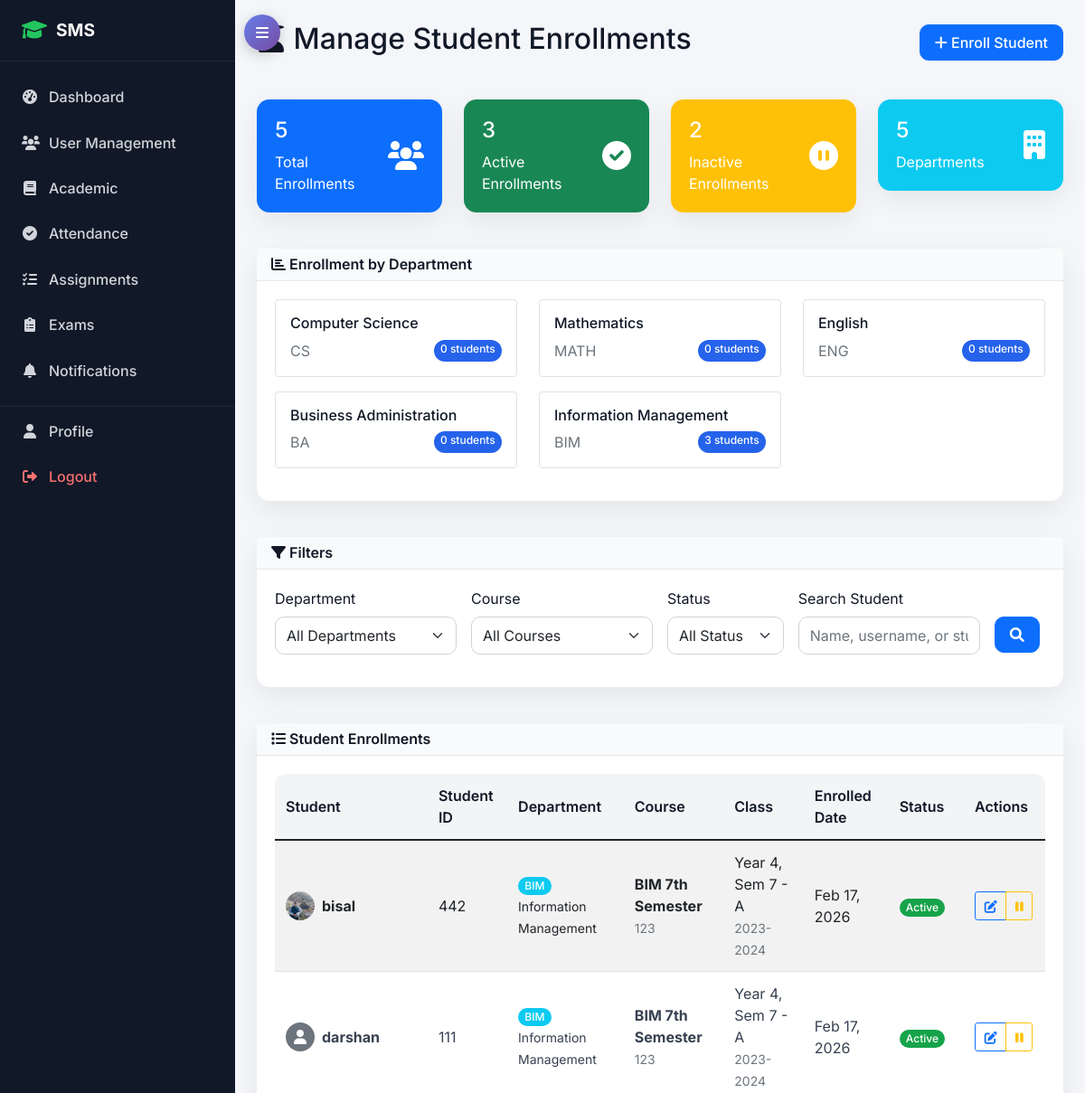
Page /academic/enrollments/manage/ (signed in, upper part) on the earlier database version.
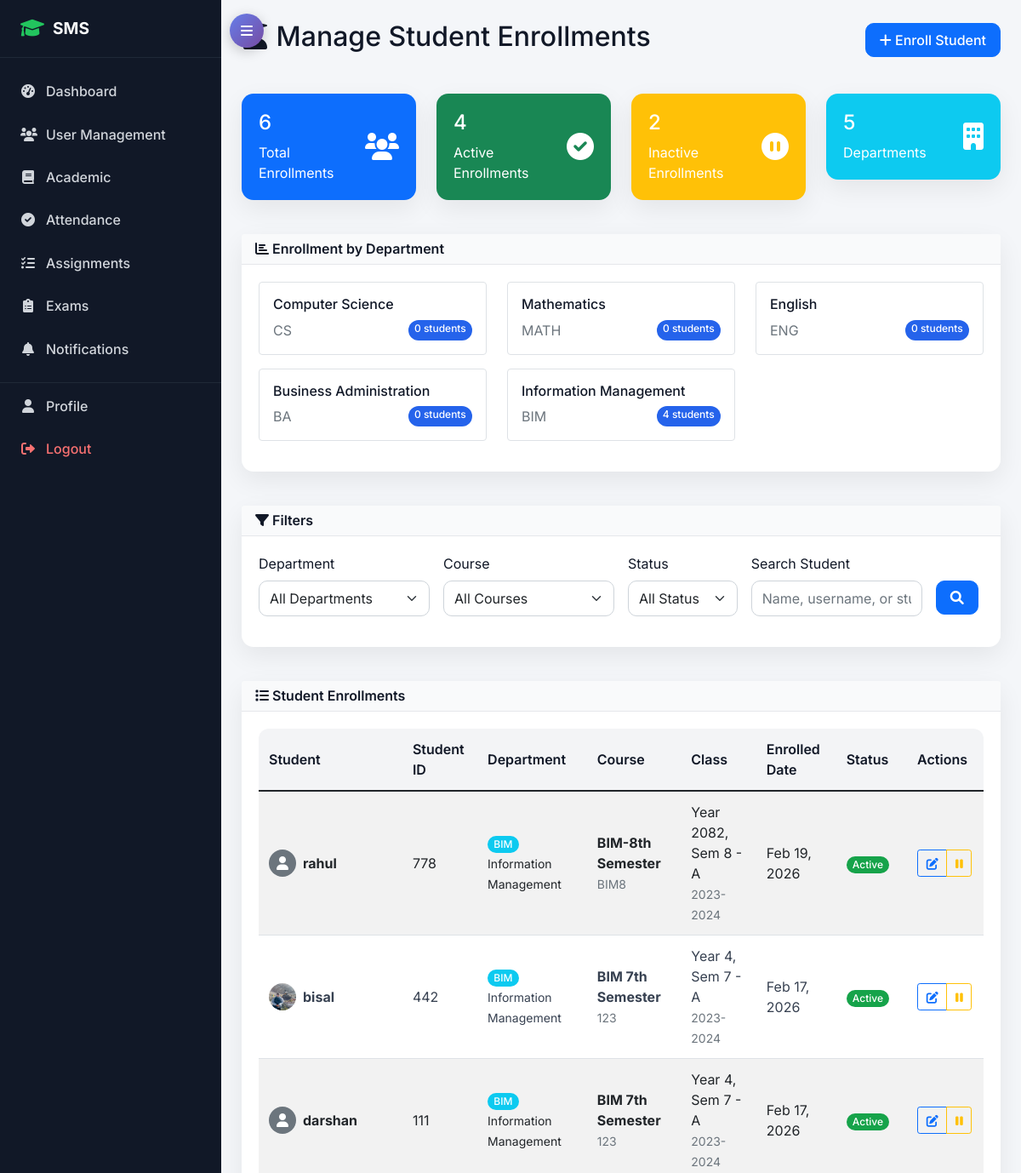
Same page on the later database version.
### academic/models.py (models this page shows, shortened)
class Department(models.Model):
    name = models.CharField(max_length=100, unique=True)
    code = models.CharField(max_length=10, unique=True)
    description = models.TextField(blank=True)
    head_of_department = models.ForeignKey(TeacherProfile, on_delete=models.SET_NULL, null=True, blank=True)
    created_at = models.DateTimeField(auto_now_add=True)

class StudentEnrollment(models.Model):
    student = models.ForeignKey(StudentProfile, on_delete=models.CASCADE)
    class_enrolled = models.ForeignKey(Class, on_delete=models.CASCADE)
    enrollment_date = models.DateField(auto_now_add=True)
    is_active = models.BooleanField(default=True)
    class Meta:
        unique_together = ['student', 'class_enrolled']

class Class(models.Model):
    name = models.CharField(max_length=50)
    course = models.ForeignKey(Course, on_delete=models.CASCADE)
    year = models.PositiveIntegerField()  # 1st year, 2nd year, etc.
    semester = models.PositiveIntegerField()
    section = models.CharField(max_length=10)
    academic_year = models.ForeignKey(AcademicYear, on_delete=models.CASCADE)
    class_teacher = models.ForeignKey(TeacherProfile, on_delete=models.SET_NULL, null=True, blank=True, related_name='class_teacher_for')
    class Meta:
        unique_together = ['course', 'year', 'semester', 'section', 'academic_year']

class Course(models.Model):
    name = models.CharField(max_length=100)
    code = models.CharField(max_length=20, unique=True)
    department = models.ForeignKey(Department, on_delete=models.CASCADE)
    duration_years = models.PositiveIntegerField(default=4)
    description = models.TextField(blank=True)

class AcademicYear(models.Model):
    year = models.CharField(max_length=20, unique=True)  # e.g., "2023-2024"
    start_date = models.DateField()
    end_date = models.DateField()
    is_current = models.BooleanField(default=False)

### accounts/models.py (models this page shows, shortened)
class StudentProfile(models.Model):
    user = models.OneToOneField(User, on_delete=models.CASCADE, related_name='student_profile')
    student_id = models.CharField(max_length=20, unique=True)
    admission_date = models.DateField()
    guardian_name = models.CharField(max_length=100)
    guardian_phone = models.CharField(max_length=17)
    guardian_email = models.EmailField()
    emergency_contact = models.CharField(max_length=17)
    blood_group = models.CharField(max_length=5, blank=True)

class User(AbstractUser):
    USER_TYPE_CHOICES = (
        ('admin', 'Admin'),
        ('student', 'Student'),
        ('teacher', 'Teacher'),
        ('parent', 'Parent'),
    )
    user_type = models.CharField(max_length=10, choices=USER_TYPE_CHOICES)
    phone_regex = RegexValidator(regex=r'^\+?1?\d{9,15}$', message="Phone number must be entered in the format: '+999999999'. Up to 15 digits allowed.")
    phone_number = models.CharField(validators=[phone_regex], max_length=17, blank=True)
    address = models.TextField(blank=True)
    date_of_birth = models.DateField(null=True, blank=True)
    profile_picture = models.ImageField(upload_to='profile_pics/', blank=True, null=True)
    is_active = models.BooleanField(default=True)
    created_at = models.DateTimeField(auto_now_add=True)
    updated_at = models.DateTimeField(auto_now=True)

### academic/views.py (the view, shortened to what this page needs)
# urls.py: path('enrollments/manage/', views.manage_student_enrollment, name='manage_student_enrollment'),
@login_required
@user_passes_test(is_teacher_or_admin)
@login_required
@user_passes_test(is_admin)
def manage_student_enrollment(request):
    enrollments = StudentEnrollment.objects.select_related(
        'student__user',
        'class_enrolled__course__department',
        'class_enrolled__course',
        'class_enrolled__academic_year'
    ).order_by('-enrollment_date')
    department_filter = request.GET.get('department')
    course_filter = request.GET.get('course')
    status_filter = request.GET.get('status')
    search = request.GET.get('search', '')
    if department_filter:
        enrollments = enrollments.filter(class_enrolled__course__department_id=department_filter)
    if course_filter:
        enrollments = enrollments.filter(class_enrolled__course_id=course_filter)
    if status_filter:
        if status_filter == 'active':
            enrollments = enrollments.filter(is_active=True)
        elif status_filter == 'inactive':
            enrollments = enrollments.filter(is_active=False)
    paginator = Paginator(enrollments, 20)
    page_number = request.GET.get('page')
    page_obj = paginator.get_page(page_number)
    departments = Department.objects.all()
    courses = Course.objects.all()
    if department_filter:
        courses = courses.filter(department_id=department_filter)
    total_enrollments = enrollments.count()
    active_enrollments = enrollments.filter(is_active=True).count()
    inactive_enrollments = total_enrollments - active_enrollments
    dept_stats = []
    for dept in departments:
        dept_enrollment_count = StudentEnrollment.objects.filter(
            class_enrolled__course__department=dept,
            is_active=True
        ).count()
        dept_stats.append({
            'department': dept,
            'enrollment_count': dept_enrollment_count
        })
    context = {
        'page_obj': page_obj,
        'departments': departments,
        'courses': courses,
        'department_filter': department_filter,
        'course_filter': course_filter,
        'status_filter': status_filter,
        'search': search,
        'total_enrollments': total_enrollments,
        'active_enrollments': active_enrollments,
        'inactive_enrollments': inactive_enrollments,
        'dept_stats': dept_stats,
    }
    return render(request, 'academic/manage_student_enrollment.html', context)

### academic/views.py (called while the page is built)
def is_admin(user):
    return user.is_authenticated and user.user_type == 'admin'

def is_teacher_or_admin(user):
    return user.is_authenticated and user.user_type in ['admin', 'teacher']

### templates/academic/manage_student_enrollment.html (shortened to what the changed rows need)
{% extends 'base.html' %}
{% block content %}
<div class="row">
    <div class="col-12">
        <div class="d-flex justify-content-between align-items-center mb-4">
            <h2><i class="fas fa-user-graduate"></i> Manage Student Enrollments</h2>
        </div>
    </div>
</div>
<div class="row mb-4">
    <div class="col-md-3">
        <div class="card bg-primary text-white">
            <div class="card-body">
                <div class="d-flex justify-content-between">
                    <div>
                        <h4>{{ total_enrollments }}</h4>
                        <p class="mb-0">Total Enrollments</p>
                    </div>
                </div>
            </div>
        </div>
    </div>
    <div class="col-md-3">
        <div class="card bg-success text-white">
            <div class="card-body">
                <div class="d-flex justify-content-between">
                    <div>
                        <h4>{{ active_enrollments }}</h4>
                        <p class="mb-0">Active Enrollments</p>
                    </div>
                </div>
            </div>
        </div>
    </div>
</div>
<div class="row mb-4">
    <div class="col-12">
        <div class="card">
            <div class="card-body">
                <div class="row">
                    {% for stat in dept_stats %}
                    <div class="col-md-4 mb-3">
                        <div class="border rounded p-3">
                            <h6>{{ stat.department.name }}</h6>
                            <div class="d-flex justify-content-between">
                                <span class="text-muted">{{ stat.department.code }}</span>
                                <span class="badge bg-primary">{{ stat.enrollment_count }} students</span>
                            </div>
                        </div>
                    </div>
                    {% endfor %}
                </div>
            </div>
        </div>
    </div>
</div>
<div class="row">
    <div class="col-12">
        <div class="card">
            <div class="card-body">
                {% if page_obj %}
                    <div class="table-responsive">
                        <table class="table table-striped">
                            <thead>
                                <tr>
                                    <th>Student</th>
                                    <th>Student ID</th>
                                    <th>Department</th>
                                    <th>Course</th>
                                    <th>Class</th>
                                    <th>Enrolled Date</th>
                                    <th>Status</th>
                                    <th>Actions</th>
                                </tr>
                            </thead>
                            <tbody>
                                {% for enrollment in page_obj %}
                                <tr>
                                    <td>
                                        <div class="d-flex align-items-center">
                                            {% if enrollment.student.user.profile_picture %}
                                                <img src="{{ enrollment.student.user.profile_picture.url }}"
                                                     class="rounded-circle me-2" width="32" height="32">
                                            {% else %}
                                                <div class="bg-secondary rounded-circle me-2 d-flex align-items-center justify-content-center"
                                                     style="width: 32px; height: 32px;">
                                                    <i class="fas fa-user text-white"></i>
                                                </div>
                                            {% endif %}
                                            <div>
                                                <strong>{{ enrollment.student.user.get_full_name|default:enrollment.student.user.username }}</strong>
                                                <br><small class="text-muted">{{ enrollment.student.user.email }}</small>
                                            </div>
                                        </div>
                                    </td>
                                    <td>{{ enrollment.student.student_id }}</td>
                                    <td>
                                        <span class="badge bg-info">{{ enrollment.class_enrolled.course.department.code }}</span>
                                        <br><small>{{ enrollment.class_enrolled.course.department.name }}</small>
                                    </td>
                                    <td>
                                        <strong>{{ enrollment.class_enrolled.course.name }}</strong>
                                        <br><small class="text-muted">{{ enrollment.class_enrolled.course.code }}</small>
                                    </td>
                                    <td>
                                        Year {{ enrollment.class_enrolled.year }}, Sem {{ enrollment.class_enrolled.semester }} - {{ enrollment.class_enrolled.section }}
                                        <br><small class="text-muted">{{ enrollment.class_enrolled.academic_year.year }}</small>
                                    </td>
                                    <td>{{ enrollment.enrollment_date|date:"M d, Y" }}</td>
                                    <td>
                                        {% if enrollment.is_active %}
                                            <span class="badge bg-success">Active</span>
                                        {% else %}
                                            <span class="badge bg-secondary">Inactive</span>
                                        {% endif %}
                                    </td>
                                    <td>
                                        <div class="btn-group btn-group-sm">
                                            <a href="{% url 'academic:edit_student_enrollment' enrollment.id %}"
                                               class="btn btn-outline-primary" title="Edit">
                                                <i class="fas fa-edit"></i>
                                            </a>
                                            {% if enrollment.is_active %}
                                                <button class="btn btn-outline-warning"
                                                        onclick="toggleEnrollmentStatus({{ enrollment.id }}, false)"
                                                        title="Deactivate">
                                                    <i class="fas fa-pause"></i>
                                                </button>
                                            {% else %}
                                                <button class="btn btn-outline-success"
                                                        onclick="toggleEnrollmentStatus({{ enrollment.id }}, true)"
                                                        title="Activate">
                                                    <i class="fas fa-play"></i>
                                                </button>
                                            {% endif %}
                                        </div>
                                    </td>
                                </tr>
                                {% endfor %}
                            </tbody>
                        </table>
                    </div>
                {% endif %}
            </div>
        </div>
    </div>
</div>
{% endblock %}

Differences in the rows shown:
computed for Department "Information Management": enrollment_count "3" → "4"
added StudentEnrollment: student.user.get_full_name "rahul", student.student_id "778", class_enrolled.course.department.code "BIM", class_enrolled.course.department.name "Information Management", class_enrolled.course.name "BIM-8th Semester", class_enrolled.course.code "BIM8", class_enrolled.year "2082", class_enrolled.semester "8", class_enrolled.section "A", class_enrolled.academic_year.year "2023-2024", enrollment_date "Feb 19, 2026", is_active "Active"
Other differences:
{{ total_enrollments }}: "5" → "6"
{{ active_enrollments }}: "3" → "4"
